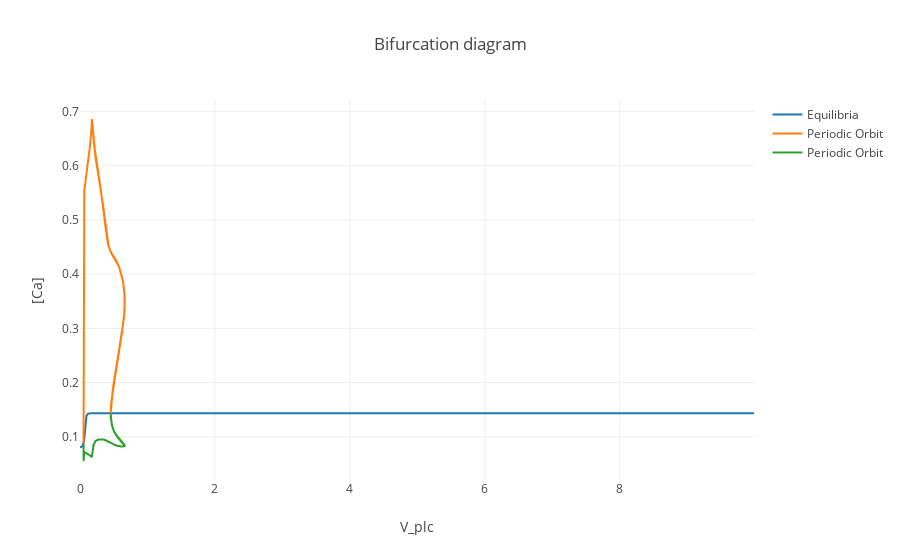

The code cell stored with this chart in its notebook:
### Code cell
trace_eq = Scatter(x=df_eq['V_plc'],
                  y=df_eq['PAR(4)'],
                  name='Equilibria',
                  mode = 'lines')
trace_per = Scatter(x=df_PR['V_plc'],
                  y=df_PR['PAR(4)'],
                  name='Periodic Orbit',
                   mode='lines')
trace_per_min = Scatter(x=df_PR['V_plc'],
                  y=df_PR['PAR(31)'],
                  name='Periodic Orbit',
                   mode='lines')
data = [trace_eq,trace_per,trace_per_min]
layout = Layout(title="Bifurcation diagram",
               xaxis=dict(title='V_plc'),
               yaxis=dict(title='[Ca]'))
fig = Figure(data=data, layout=layout)
iplot(fig)

### Figure 1 — Plotly figure (JSON) as saved in the notebook; plotly's stock layout.template omitted (floating-point values rounded to 4 significant figures; data arrays with more than 128 entries replaced by an {"elided": "..."} marker saying what was removed)
{"data": [{"mode": "lines", "name": "Equilibria", "type": "scatter", "x": {"elided": "1412 float values"}, "y": {"elided": "1412 float values"}}, {"mode": "lines", "name": "Periodic Orbit", "type": "scatter", "x": {"elided": "962 float values"}, "y": {"elided": "962 float values"}}, {"mode": "lines", "name": "Periodic Orbit", "type": "scatter", "x": {"elided": "962 float values"}, "y": {"elided": "962 float values"}}], "layout": {"title": "Bifurcation diagram", "xaxis": {"title": "V_plc"}, "yaxis": {"title": "[Ca]"}}}
